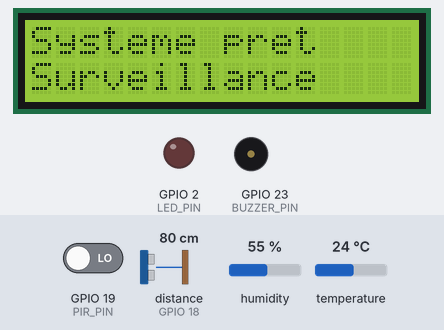
Recording of a sketch running on a simulated ESP32. Shown: 16×2 character LCD, output pins drawn as LEDs (lit = HIGH), buzzer (waves = sounding). The inputs (shaded band) are chosen by the test bench; at power-on: GPIO 19 (PIR_PIN) LOW, distance to the obstacle (sensor on GPIO 18) 80 cm, humidity 55 %, temperature 24 °C. The echo pulse lasts 58.3 µs per cm; WiFi joins after 1.5 s; servers stay silent unless stated; uploads are accepted with an empty reply; pins used as bus, display or sensor lines are not drawn; what the sketch prints to the serial monitor is not drawn.

Above: at 5.2 s.
5.3 s: GPIO 19 (PIR_PIN) driven HIGH
At 6.3 s:
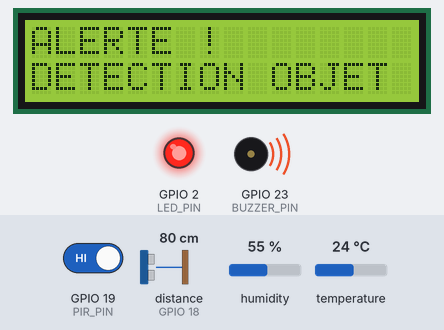
12.8 s: GPIO 19 (PIR_PIN) driven LOW
At 15.9 s:
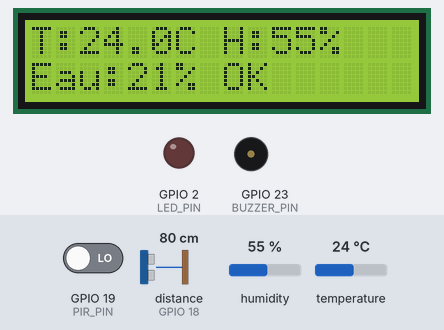
16.7 s: distance to the obstacle (sensor on GPIO 18) set to 28 cm
At 20.8 s:
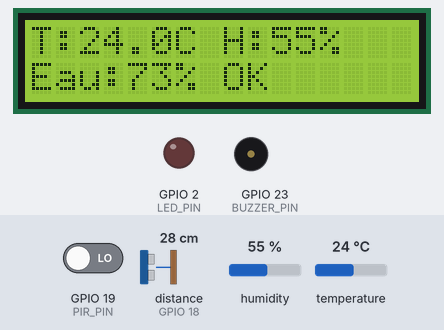
21.7 s: distance to the obstacle (sensor on GPIO 18) set to 25 cm
At 26.1 s:
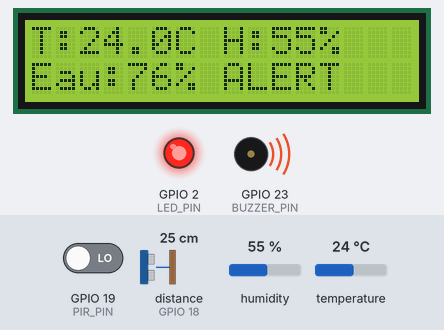
26.9 s: GPIO 19 (PIR_PIN) driven HIGH
At 27.5 s:
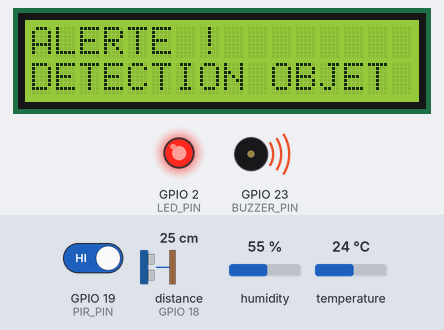
39.0 s: distance to the obstacle (sensor on GPIO 18) set to 35 cm
At 42.5 s:
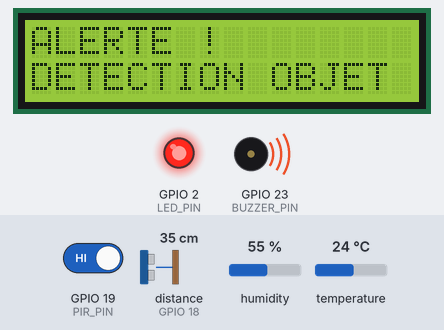
Timing chart, 0 to 47.0 s (numbered marks = the images above; inputs shaded):
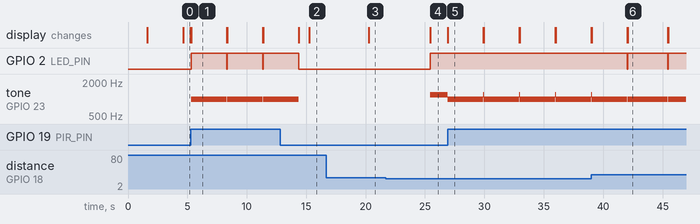

The sketch:

esp32_code.ino
```cpp
#include <Wire.h>
#include <LiquidCrystal_I2C.h>
#include "DHT.h"
#include <WiFi.h>
#include <HTTPClient.h>

// ================== WiFi ==================
const char* ssid = "Wokwi-GUEST";
const char* password = "";

// Mets ici l'URL de ta Realtime Database Firebase
String firebaseURL = "https://projetentrep-5c27e-default-rtdb.firebaseio.com/";

// ================== Définition des pins ==================
#define DHTPIN 15
#define DHTTYPE DHT22

#define TRIG_PIN 5
#define ECHO_PIN 18

#define PIR_PIN 19

#define BUZZER_PIN 23
#define LED_PIN 2

// ================== Objets ==================
DHT dht(DHTPIN, DHTTYPE);
LiquidCrystal_I2C lcd(0x27, 16, 2);

// ================== Paramètres ==================
const int TANK_HEIGHT_CM = 100;
const int WATER_ALERT_PERCENT = 75;

unsigned long lastDisplayTime = 0;
const unsigned long DISPLAY_INTERVAL = 5000;

bool motionAlertActive = false;
unsigned long motionAlertStart = 0;
const unsigned long MOTION_ALERT_DURATION = 3000;

bool waterAlertActive = false;

bool systemReady = false;
unsigned long startTime = 0;

// ================== Envoi Firebase ==================
void sendDataToFirebase(float temperature, float humidity, int waterLevel, bool motionDetected, String alertMessage) {
  if (WiFi.status() == WL_CONNECTED) {
    HTTPClient http;

    String jsonData = "{";
    jsonData += "\"temperature\":" + String(temperature, 1) + ",";
    jsonData += "\"humidity\":" + String(humidity, 1) + ",";
    jsonData += "\"waterLevel\":" + String(waterLevel) + ",";
    jsonData += "\"motion\":" + String(motionDetected ? "true" : "false") + ",";
    jsonData += "\"alert\":\"" + alertMessage + "\"";
    jsonData += "}";

    // 1) Envoyer toujours la dernière valeur
    String latestUrl = firebaseURL + "latestData.json";
    http.begin(latestUrl);
    http.addHeader("Content-Type", "application/json");

    int latestCode = http.PUT(jsonData);

    Serial.print("latestData response: ");
    Serial.println(latestCode);

    http.end();

    // 2) Envoyer dans alerts seulement s'il y a une alerte
    if (alertMessage != "Normal") {
      HTTPClient httpAlert;

      String alertsUrl = firebaseURL + "alerts.json";
      httpAlert.begin(alertsUrl);
      httpAlert.addHeader("Content-Type", "application/json");

      int alertCode = httpAlert.POST(jsonData);

      Serial.print("alerts response: ");
      Serial.println(alertCode);

      httpAlert.end();
    }

  } else {
    Serial.println("WiFi non connecte !");
  }
}

// ================== Fonctions buzzer ==================
void buzzerOn(int frequency) {
  tone(BUZZER_PIN, frequency, 1000);
}

void buzzerOff() {
  noTone(BUZZER_PIN);
}

// ================== Fonction mesure distance ==================
float readDistanceCM() {
  digitalWrite(TRIG_PIN, LOW);
  delayMicroseconds(2);

  digitalWrite(TRIG_PIN, HIGH);
  delayMicroseconds(10);
  digitalWrite(TRIG_PIN, LOW);

  long duration = pulseIn(ECHO_PIN, HIGH, 30000);

  if (duration == 0) {
    return -1;
  }

  float distance = duration * 0.034 / 2;
  return distance;
}

// ================== Fonction niveau d'eau ==================
int calculateWaterLevel(float distanceCM) {
  if (distanceCM < 0) {
    return -1;
  }

  int level = map(distanceCM, TANK_HEIGHT_CM, 0, 0, 100);

  if (level < 0) level = 0;
  if (level > 100) level = 100;

  return level;
}

// ================== Setup ==================
void setup() {
  Serial.begin(115200);

  WiFi.begin(ssid, password);

  Serial.print("Connexion WiFi");

  while (WiFi.status() != WL_CONNECTED) {
    delay(500);
    Serial.print(".");
  }

  Serial.println();
  Serial.println("WiFi connecte !");

  dht.begin();

  pinMode(TRIG_PIN, OUTPUT);
  pinMode(ECHO_PIN, INPUT);

  pinMode(PIR_PIN, INPUT);

  pinMode(BUZZER_PIN, OUTPUT);
  pinMode(LED_PIN, OUTPUT);

  buzzerOff();
  digitalWrite(LED_PIN, LOW);

  lcd.init();
  lcd.backlight();

  lcd.setCursor(0, 0);
  lcd.print("Blue Line Watch");
  lcd.setCursor(0, 1);
  lcd.print("Initialisation");

  Serial.println("=================================");
  Serial.println("Projet : Blue Line Watch");
  Serial.println("Systeme en cours d'initialisation...");
  Serial.println("Attendez quelques secondes.");
  Serial.println("=================================");

  startTime = millis();
}

// ================== Loop ==================
void loop() {
  unsigned long currentTime = millis();

  // Éviter les fausses alertes au démarrage
  if (!systemReady && currentTime - startTime >= 3000) {
    systemReady = true;

    lcd.clear();
    lcd.setCursor(0, 0);
    lcd.print("Systeme pret");
    lcd.setCursor(0, 1);
    lcd.print("Surveillance");

    Serial.println("Systeme pret.");
    Serial.println("Clique sur 'Simulate Motion' pour declencher l'alerte mouvement.");
    Serial.println("=================================");
  }

  if (!systemReady) {
    buzzerOff();
    digitalWrite(LED_PIN, LOW);
    return;
  }

  // ================== Lecture capteur mouvement ==================
  int pirState = digitalRead(PIR_PIN);
  bool motionDetected = (pirState == HIGH);

  if (motionDetected && !motionAlertActive) {
    motionAlertActive = true;
    motionAlertStart = currentTime;

    lcd.clear();
    lcd.setCursor(0, 0);
    lcd.print("ALERTE !");
    lcd.setCursor(0, 1);
    lcd.print("DETECTION OBJET");

    Serial.println("ALERTE : DETECTION OBJET !");
  }

  // Fin de l'alerte mouvement après 3 secondes
  if (motionAlertActive && currentTime - motionAlertStart >= MOTION_ALERT_DURATION) {
    motionAlertActive = false;

    lcd.clear();
    lcd.setCursor(0, 0);
    lcd.print("Surveillance");
    lcd.setCursor(0, 1);
    lcd.print("Mode normal");

    Serial.println("Fin de l'alerte mouvement.");
    Serial.println("=================================");
  }

  // ================== Lecture données chaque 5 secondes ==================
  if (currentTime - lastDisplayTime >= DISPLAY_INTERVAL) {
    lastDisplayTime = currentTime;

    float temperature = dht.readTemperature();
    float humidity = dht.readHumidity();

    float distance = readDistanceCM();
    int waterLevel = calculateWaterLevel(distance);

    if (waterLevel != -1 && waterLevel >= WATER_ALERT_PERCENT) {
      waterAlertActive = true;
    } else {
      waterAlertActive = false;
    }

    // ================== Message d'alerte ==================
    String alertMessage = "Normal";

    if (waterAlertActive) {
      alertMessage = "Alerte risque d'inondation";
    } else if (motionDetected || motionAlertActive) {
      alertMessage = "Alerte detection objet";
    } else if (!isnan(humidity) && humidity >= 85) {
      alertMessage = "Alerte humidite elevee";
    }

    // ================== Envoi vers Firebase ==================
    if (!isnan(temperature) && !isnan(humidity) && waterLevel != -1) {
      sendDataToFirebase(temperature, humidity, waterLevel, motionDetected || motionAlertActive, alertMessage);
    } else {
      Serial.println("Donnees invalides, envoi Firebase annule.");
    }

    // ================== Serial Monitor ==================
    Serial.println("------ Donnees Blue Line Watch ------");

    if (isnan(temperature) || isnan(humidity)) {
      Serial.println("Erreur lecture DHT22 !");
    } else {
      Serial.print("Temperature : ");
      Serial.print(temperature);
      Serial.println(" C");

      Serial.print("Humidite : ");
      Serial.print(humidity);
      Serial.println(" %");
    }

    if (waterLevel == -1) {
      Serial.println("Erreur lecture capteur niveau d'eau !");
    } else {
      Serial.print("Distance mesuree : ");
      Serial.print(distance);
      Serial.println(" cm");

      Serial.print("Niveau d'eau : ");
      Serial.print(waterLevel);
      Serial.println(" %");

      if (waterAlertActive) {
        Serial.println("ALERTE : Niveau d'eau eleve !");
      } else {
        Serial.println("Niveau d'eau normal.");
      }
    }

    if (motionDetected || motionAlertActive) {
      Serial.println("Mouvement : DETECTE");
    } else {
      Serial.println("Mouvement : Aucun");
    }

    Serial.println("-------------------------------------");

    // ================== LCD ==================
    if (!motionAlertActive) {
      lcd.clear();

      if (!isnan(temperature) && !isnan(humidity)) {
        lcd.setCursor(0, 0);
        lcd.print("T:");
        lcd.print(temperature, 1);
        lcd.print("C H:");
        lcd.print(humidity, 0);
        lcd.print("%");
      } else {
        lcd.setCursor(0, 0);
        lcd.print("Erreur DHT22");
      }

      lcd.setCursor(0, 1);

      if (waterLevel != -1) {
        lcd.print("Eau:");
        lcd.print(waterLevel);
        lcd.print("% ");

        if (waterAlertActive) {
          lcd.print("ALERT");
        } else {
          lcd.print("OK");
        }
      } else {
        lcd.print("Erreur niveau");
      }
    }
  }

  // ================== Gestion finale LED + Buzzer ==================
  bool alertActive = motionAlertActive || waterAlertActive;

  if (alertActive) {
    digitalWrite(LED_PIN, HIGH);

    if (motionAlertActive) {
      buzzerOn(1000);
    } else if (waterAlertActive) {
      buzzerOn(1200);
    }

  } else {
    digitalWrite(LED_PIN, LOW);
    buzzerOff();
  }
}
```

Measured:
- the behaviour switches between 27 and 26 cm on distance to the obstacle (sensor on GPIO 18) (found by bisection; images 3 and 4)
- after the input at 5.3 s, GPIO 2 (LED_PIN): alternates HIGH for 3.0 s and LOW for 0.03 s, starting at once; tone on GPIO 23 (BUZZER_PIN): alternates 1000 Hz for 3.0 s and silent for 0.03 s, starting at once; the display: changes at once (image 1)
- after the input at 12.8 s, GPIO 2 (LED_PIN): goes on until 14.4 s, then stays LOW; tone on GPIO 23 (BUZZER_PIN): goes on until 14.4 s, then stays silent
- after the input at 16.7 s, the display: changes after 3.5 s (image 3)
- after the input at 21.7 s, GPIO 2 (LED_PIN): LOW → HIGH after 3.8 s; tone on GPIO 23 (BUZZER_PIN): silent → 1200 Hz after 3.8 s; the display: changes after 3.8 s (image 4)
- after the input at 26.9 s, tone on GPIO 23 (BUZZER_PIN): alternates 1200 Hz for 0.03 s and 1000 Hz for 3.0 s, starting at once; the display: changes at once (image 5)
- after the input at 39.0 s, GPIO 2 (LED_PIN): alternates HIGH for 3.4 s and LOW for 0.03 s, starting after 3.0 s
